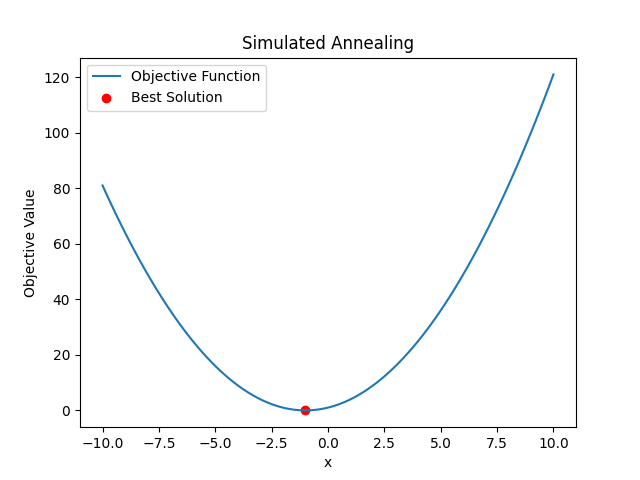

Generate this figure with Python:
import numpy as np
import matplotlib.pyplot as plt

# Objective function (minimize this)
def objective_function(x):
    return x**2 + 2*x + 1

# Simulated Annealing Algorithm
def simulated_annealing(initial_solution, objective_function, temperature, cooling_rate, iterations):
    current_solution = initial_solution
    best_solution = current_solution

    for _ in range(iterations):
        neighbor_solution = current_solution + np.random.uniform(-1, 1)
        
        current_energy = objective_function(current_solution)
        neighbor_energy = objective_function(neighbor_solution)

        if neighbor_energy < current_energy or np.random.rand() < np.exp((current_energy - neighbor_energy) / temperature):
            current_solution = neighbor_solution

        if objective_function(current_solution) < objective_function(best_solution):
            best_solution = current_solution

        temperature *= cooling_rate

    return best_solution

# Example
initial_solution = np.random.uniform(-10, 10)
temperature = 1.0
cooling_rate = 0.95
iterations = 1000

best_solution = simulated_annealing(initial_solution, objective_function, temperature, cooling_rate, iterations)

print("Best Solution:", best_solution)
print("Objective Value at Best Solution:", objective_function(best_solution))

# Plotting the objective function
x_values = np.linspace(-10, 10, 100)
y_values = objective_function(x_values)

plt.plot(x_values, y_values, label='Objective Function')
plt.scatter(best_solution, objective_function(best_solution), color='red', marker='o', label='Best Solution')
plt.xlabel('x')
plt.ylabel('Objective Value')
plt.title('Simulated Annealing')
plt.legend()
plt.show()
